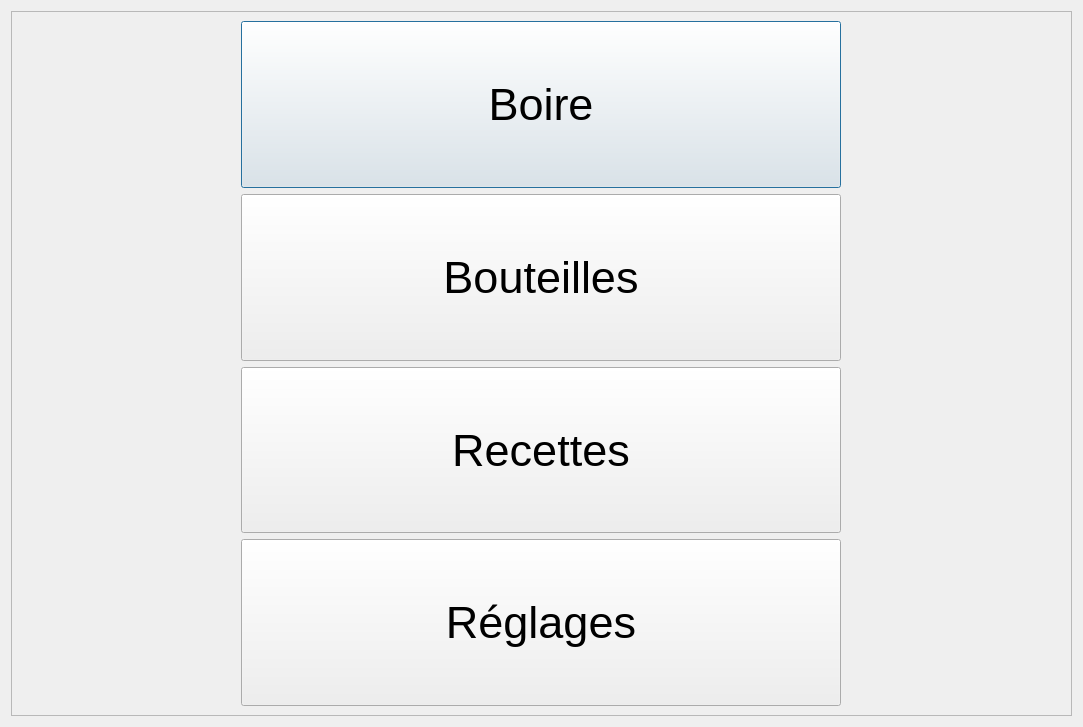
<?xml version="1.0" encoding="UTF-8"?>
<ui version="4.0">
 <class>Dialog</class>
 <widget class="QDialog" name="Dialog">
  <property name="geometry">
   <rect>
    <x>0</x>
    <y>0</y>
    <width>1083</width>
    <height>727</height>
   </rect>
  </property>
  <property name="minimumSize">
   <size>
    <width>1024</width>
    <height>720</height>
   </size>
  </property>
  <property name="windowTitle">
   <string>Dialog</string>
  </property>
  <layout class="QVBoxLayout" name="verticalLayout">
   <item>
    <widget class="QFrame" name="frame">
     <property name="frameShape">
      <enum>QFrame::StyledPanel</enum>
     </property>
     <property name="frameShadow">
      <enum>QFrame::Raised</enum>
     </property>
     <layout class="QVBoxLayout" name="verticalLayout_2">
      <item alignment="Qt::AlignHCenter">
       <widget class="QPushButton" name="boire">
        <property name="minimumSize">
         <size>
          <width>600</width>
          <height>100</height>
         </size>
        </property>
        <property name="maximumSize">
         <size>
          <width>600</width>
          <height>200</height>
         </size>
        </property>
        <property name="font">
         <font>
          <pointsize>34</pointsize>
         </font>
        </property>
        <property name="text">
         <string>Boire</string>
        </property>
       </widget>
      </item>
      <item alignment="Qt::AlignHCenter">
       <widget class="QPushButton" name="bouteilles">
        <property name="minimumSize">
         <size>
          <width>600</width>
          <height>100</height>
         </size>
        </property>
        <property name="maximumSize">
         <size>
          <width>600</width>
          <height>200</height>
         </size>
        </property>
        <property name="font">
         <font>
          <pointsize>34</pointsize>
         </font>
        </property>
        <property name="text">
         <string>Bouteilles</string>
        </property>
       </widget>
      </item>
      <item alignment="Qt::AlignHCenter">
       <widget class="QPushButton" name="recettes">
        <property name="minimumSize">
         <size>
          <width>600</width>
          <height>100</height>
         </size>
        </property>
        <property name="maximumSize">
         <size>
          <width>600</width>
          <height>200</height>
         </size>
        </property>
        <property name="font">
         <font>
          <pointsize>34</pointsize>
         </font>
        </property>
        <property name="text">
         <string>Recettes</string>
        </property>
       </widget>
      </item>
      <item alignment="Qt::AlignHCenter">
       <widget class="QPushButton" name="reglages">
        <property name="minimumSize">
         <size>
          <width>600</width>
          <height>100</height>
         </size>
        </property>
        <property name="maximumSize">
         <size>
          <width>600</width>
          <height>200</height>
         </size>
        </property>
        <property name="font">
         <font>
          <pointsize>34</pointsize>
         </font>
        </property>
        <property name="text">
         <string>Réglages</string>
        </property>
       </widget>
      </item>
     </layout>
    </widget>
   </item>
  </layout>
 </widget>
 <resources/>
 <connections/>
</ui>
